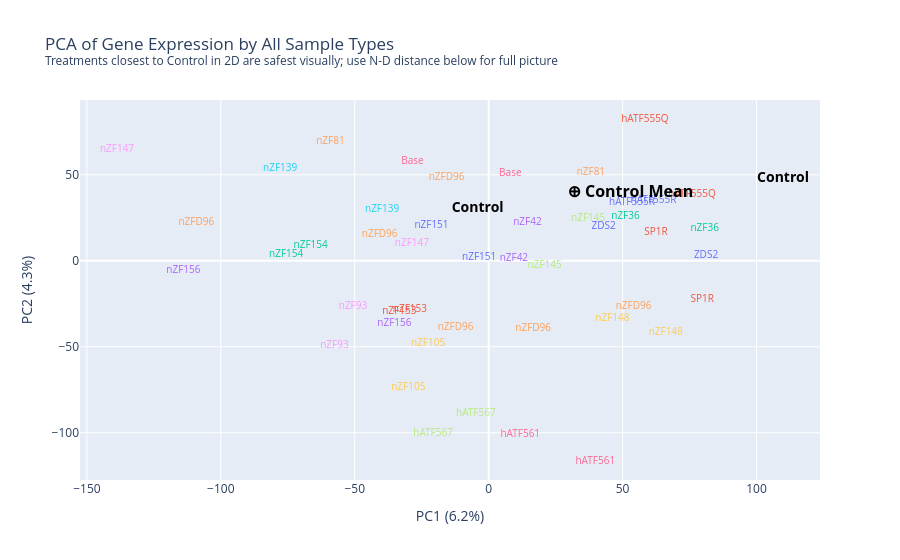

The cell this chart's notebook holds for it:
### Code cell
# 2D PCA scatter (PC1 vs PC2) — all treatments, text labels
control_centroid_2d = pca_df[pca_df['sample_type'] == 'Control'][['PC1', 'PC2']].mean()

fig1 = px.scatter(
    pca_df,
    x='PC1', y='PC2',
    color='sample_type',
    text='sample_type',
    hover_name=pca_df.index,
    labels={
        'PC1': f'PC1 ({pca.explained_variance_ratio_[0]:.1%})',
        'PC2': f'PC2 ({pca.explained_variance_ratio_[1]:.1%})',
    },
    title='PCA of Gene Expression by All Sample Types'
          '<br><sup>Treatments closest to Control in 2D are safest visually; use N-D distance below for full picture</sup>',
)
fig1.update_traces(mode='text')
fig1.update_layout(showlegend=False)

for trace in fig1.data:
    if trace.name == 'Control':
        trace.textfont.color = 'black'
        trace.textfont.size = 14
        trace.textfont.weight = 'bold'
    else:
        trace.textfont.color = trace.marker.color
        trace.textfont.size = 10

fig1.add_trace(go.Scatter(
    x=[control_centroid_2d['PC1']],
    y=[control_centroid_2d['PC2']],
    mode='text',
    text=['⊕ Control Mean'],
    textfont=dict(color='black', size=16, weight='bold'),
    hoverinfo='skip',
    showlegend=False,
))
fig1.show()

### Figure 1 — Plotly figure (JSON) as saved in the notebook; plotly's stock layout.template omitted (floating-point values rounded to 4 significant figures)
{"data": [{"hovertemplate": "<b>%{hovertext}</b><br><br>sample_type=%{text}<br>PC1 (6.2%)=%{x}<br>PC2 (4.3%)=%{y}<extra></extra>", "hovertext": ["ZDS2_1_2_cpm", "ZDS2_1_2_cpm.1"], "legendgroup": "ZDS2", "marker": {"color": "#636efa", "symbol": "circle"}, "mode": "text", "name": "ZDS2", "orientation": "v", "showlegend": true, "text": ["ZDS2", "ZDS2"], "textfont": {"color": "#636efa", "size": 10}, "type": "scatter", "x": [81.14, 42.92], "xaxis": "x", "y": [2.805, 20.1], "yaxis": "y"}, {"hovertemplate": "<b>%{hovertext}</b><br><br>sample_type=%{text}<br>PC1 (6.2%)=%{x}<br>PC2 (4.3%)=%{y}<extra></extra>", "hovertext": ["SP1R_1_cpm", "SP1R_2_cpm"], "legendgroup": "SP1R", "marker": {"color": "#EF553B", "symbol": "circle"}, "mode": "text", "name": "SP1R", "orientation": "v", "showlegend": true, "text": ["SP1R", "SP1R"], "textfont": {"color": "#EF553B", "size": 10}, "type": "scatter", "x": [62.45, 79.74], "xaxis": "x", "y": [16.35, -22.7], "yaxis": "y"}, {"hovertemplate": "<b>%{hovertext}</b><br><br>sample_type=%{text}<br>PC1 (6.2%)=%{x}<br>PC2 (4.3%)=%{y}<extra></extra>", "hovertext": ["nZF36_1_cpm", "nZF36_2_cpm"], "legendgroup": "nZF36", "marker": {"color": "#00cc96", "symbol": "circle"}, "mode": "text", "name": "nZF36", "orientation": "v", "showlegend": true, "text": ["nZF36", "nZF36"], "textfont": {"color": "#00cc96", "size": 10}, "type": "scatter", "x": [51.07, 80.65], "xaxis": "x", "y": [25.66, 18.84], "yaxis": "y"}, {"hovertemplate": "<b>%{hovertext}</b><br><br>sample_type=%{text}<br>PC1 (6.2%)=%{x}<br>PC2 (4.3%)=%{y}<extra></extra>", "hovertext": ["nZF42_1_cpm", "nZF42_2_cpm"], "legendgroup": "nZF42", "marker": {"color": "#ab63fa", "symbol": "circle"}, "mode": "text", "name": "nZF42", "orientation": "v", "showlegend": true, "text": ["nZF42", "nZF42"], "textfont": {"color": "#ab63fa", "size": 10}, "type": "scatter", "x": [14.47, 9.411], "xaxis": "x", "y": [22.09, 1.601], "yaxis": "y"}, {"hovertemplate": "<b>%{hovertext}</b><br><br>sample_type=%{text}<br>PC1 (6.2%)=%{x}<br>PC2 (4.3%)=%{y}<extra></extra>", "hovertext": ["nZF81_1_cpm", "nZF81_2_cpm"], "legendgroup": "nZF81", "marker": {"color": "#FFA15A", "symbol": "circle"}, "mode": "text", "name": "nZF81", "orientation": "v", "showlegend": true, "text": ["nZF81", "nZF81"], "textfont": {"color": "#FFA15A", "size": 10}, "type": "scatter", "x": [-59.08, 38.15], "xaxis": "x", "y": [69.22, 51.36], "yaxis": "y"}, {"hovertemplate": "<b>%{hovertext}</b><br><br>sample_type=%{text}<br>PC1 (6.2%)=%{x}<br>PC2 (4.3%)=%{y}<extra></extra>", "hovertext": ["nZF139_1_cpm", "nZF139_2_cpm"], "legendgroup": "nZF139", "marker": {"color": "#19d3f3", "symbol": "circle"}, "mode": "text", "name": "nZF139", "orientation": "v", "showlegend": true, "text": ["nZF139", "nZF139"], "textfont": {"color": "#19d3f3", "size": 10}, "type": "scatter", "x": [-39.79, -77.83], "xaxis": "x", "y": [29.7, 53.75], "yaxis": "y"}, {"hovertemplate": "<b>%{hovertext}</b><br><br>sample_type=%{text}<br>PC1 (6.2%)=%{x}<br>PC2 (4.3%)=%{y}<extra></extra>", "hovertext": ["Base_1_cpm", "Base_2_cpm"], "legendgroup": "Base", "marker": {"color": "#FF6692", "symbol": "circle"}, "mode": "text", "name": "Base", "orientation": "v", "showlegend": true, "text": ["Base", "Base"], "textfont": {"color": "#FF6692", "size": 10}, "type": "scatter", "x": [-28.47, 8.082], "xaxis": "x", "y": [57.91, 50.96], "yaxis": "y"}, {"hovertemplate": "<b>%{hovertext}</b><br><br>sample_type=%{text}<br>PC1 (6.2%)=%{x}<br>PC2 (4.3%)=%{y}<extra></extra>", "hovertext": ["nZF145_1_cpm", "nZF145_2_cpm"], "legendgroup": "nZF145", "marker": {"color": "#B6E880", "symbol": "circle"}, "mode": "text", "name": "nZF145", "orientation": "v", "showlegend": true, "text": ["nZF145", "nZF145"], "textfont": {"color": "#B6E880", "size": 10}, "type": "scatter", "x": [20.86, 37.15], "xaxis": "x", "y": [-2.485, 24.48], "yaxis": "y"}, {"hovertemplate": "<b>%{hovertext}</b><br><br>sample_type=%{text}<br>PC1 (6.2%)=%{x}<br>PC2 (4.3%)=%{y}<extra></extra>", "hovertext": ["nZF147_1_cpm", "nZF147_2_cpm"], "legendgroup": "nZF147", "marker": {"color": "#FF97FF", "symbol": "circle"}, "mode": "text", "name": "nZF147", "orientation": "v", "showlegend": true, "text": ["nZF147", "nZF147"], "textfont": {"color": "#FF97FF", "size": 10}, "type": "scatter", "x": [-28.64, -138.8], "xaxis": "x", "y": [9.965, 64.8], "yaxis": "y"}, {"hovertemplate": "<b>%{hovertext}</b><br><br>sample_type=%{text}<br>PC1 (6.2%)=%{x}<br>PC2 (4.3%)=%{y}<extra></extra>", "hovertext": ["nZF148_1_cpm", "nZF148_2_cpm"], "legendgroup": "nZF148", "marker": {"color": "#FECB52", "symbol": "circle"}, "mode": "text", "name": "nZF148", "orientation": "v", "showlegend": true, "text": ["nZF148", "nZF148"], "textfont": {"color": "#FECB52", "size": 10}, "type": "scatter", "x": [66.1, 46.19], "xaxis": "x", "y": [-41.46, -33.79], "yaxis": "y"}, {"hovertemplate": "<b>%{hovertext}</b><br><br>sample_type=%{text}<br>PC1 (6.2%)=%{x}<br>PC2 (4.3%)=%{y}<extra></extra>", "hovertext": ["nZF151_1_cpm", "nZF151_2_cpm"], "legendgroup": "nZF151", "marker": {"color": "#636efa", "symbol": "circle"}, "mode": "text", "name": "nZF151", "orientation": "v", "showlegend": true, "text": ["nZF151", "nZF151"], "textfont": {"color": "#636efa", "size": 10}, "type": "scatter", "x": [-21.35, -3.532], "xaxis": "x", "y": [20.35, 1.648], "yaxis": "y"}, {"hovertemplate": "<b>%{hovertext}</b><br><br>sample_type=%{text}<br>PC1 (6.2%)=%{x}<br>PC2 (4.3%)=%{y}<extra></extra>", "hovertext": ["nZF153_1_cpm", "nZF153_2_cpm"], "legendgroup": "nZF153", "marker": {"color": "#EF553B", "symbol": "circle"}, "mode": "text", "name": "nZF153", "orientation": "v", "showlegend": true, "text": ["nZF153", "nZF153"], "textfont": {"color": "#EF553B", "size": 10}, "type": "scatter", "x": [-29.39, -33.36], "xaxis": "x", "y": [-28.29, -29.59], "yaxis": "y"}, {"hovertemplate": "<b>%{hovertext}</b><br><br>sample_type=%{text}<br>PC1 (6.2%)=%{x}<br>PC2 (4.3%)=%{y}<extra></extra>", "hovertext": ["nZF154_1_cpm", "nZF154_2_cpm"], "legendgroup": "nZF154", "marker": {"color": "#00cc96", "symbol": "circle"}, "mode": "text", "name": "nZF154", "orientation": "v", "showlegend": true, "text": ["nZF154", "nZF154"], "textfont": {"color": "#00cc96", "size": 10}, "type": "scatter", "x": [-75.6, -66.46], "xaxis": "x", "y": [3.665, 9.112], "yaxis": "y"}, {"hovertemplate": "<b>%{hovertext}</b><br><br>sample_type=%{text}<br>PC1 (6.2%)=%{x}<br>PC2 (4.3%)=%{y}<extra></extra>", "hovertext": ["nZF156_1_cpm", "nZF156_2_cpm"], "legendgroup": "nZF156", "marker": {"color": "#ab63fa", "symbol": "circle"}, "mode": "text", "name": "nZF156", "orientation": "v", "showlegend": true, "text": ["nZF156", "nZF156"], "textfont": {"color": "#ab63fa", "size": 10}, "type": "scatter", "x": [-114.0, -35.2], "xaxis": "x", "y": [-5.499, -36.26], "yaxis": "y"}, {"hovertemplate": "<b>%{hovertext}</b><br><br>sample_type=%{text}<br>PC1 (6.2%)=%{x}<br>PC2 (4.3%)=%{y}<extra></extra>", "hovertext": ["nZFD96_1_1_cpm", "nZFD96_1_2_cpm", "nZFD96_2_1_cpm", "nZFD96_2_2_cpm", "nZFD96_3_1_cpm", "nZFD96_3_2_cpm"], "legendgroup": "nZFD96", "marker": {"color": "#FFA15A", "symbol": "circle"}, "mode": "text", "name": "nZFD96", "orientation": "v", "showlegend": true, "text": ["nZFD96", "nZFD96", "nZFD96", "nZFD96", "nZFD96", "nZFD96"], "textfont": {"color": "#FFA15A", "size": 10}, "type": "scatter", "x": [-12.35, 16.61, 54.09, -40.7, -15.72, -109.2], "xaxis": "x", "y": [-38.7, -39.5, -26.63, 15.02, 48.65, 22.22], "yaxis": "y"}, {"hovertemplate": "<b>%{hovertext}</b><br><br>sample_type=%{text}<br>PC1 (6.2%)=%{x}<br>PC2 (4.3%)=%{y}<extra></extra>", "hovertext": ["Control_1(HSR6)", "Control_2(HSR6)"], "legendgroup": "Control", "marker": {"color": "#19d3f3", "symbol": "circle"}, "mode": "text", "name": "Control", "orientation": "v", "showlegend": true, "text": ["Control", "Control"], "textfont": {"color": "black", "size": 14, "weight": "bold"}, "type": "scatter", "x": [-4.116, 109.9], "xaxis": "x", "y": [30.62, 47.93], "yaxis": "y"}, {"hovertemplate": "<b>%{hovertext}</b><br><br>sample_type=%{text}<br>PC1 (6.2%)=%{x}<br>PC2 (4.3%)=%{y}<extra></extra>", "hovertext": ["hATF561_1_cpm", "hATF561_2_cpm"], "legendgroup": "hATF561", "marker": {"color": "#FF6692", "symbol": "circle"}, "mode": "text", "name": "hATF561", "orientation": "v", "showlegend": true, "text": ["hATF561", "hATF561"], "textfont": {"color": "#FF6692", "size": 10}, "type": "scatter", "x": [11.8, 39.81], "xaxis": "x", "y": [-101.0, -116.4], "yaxis": "y"}, {"hovertemplate": "<b>%{hovertext}</b><br><br>sample_type=%{text}<br>PC1 (6.2%)=%{x}<br>PC2 (4.3%)=%{y}<extra></extra>", "hovertext": ["hATF567_1_cpm", "hATF567_2_cpm"], "legendgroup": "hATF567", "marker": {"color": "#B6E880", "symbol": "circle"}, "mode": "text", "name": "hATF567", "orientation": "v", "showlegend": true, "text": ["hATF567", "hATF567"], "textfont": {"color": "#B6E880", "size": 10}, "type": "scatter", "x": [-20.75, -4.795], "xaxis": "x", "y": [-100.4, -88.75], "yaxis": "y"}, {"hovertemplate": "<b>%{hovertext}</b><br><br>sample_type=%{text}<br>PC1 (6.2%)=%{x}<br>PC2 (4.3%)=%{y}<extra></extra>", "hovertext": ["nZF93_1_cpm", "nZF93_2_cpm"], "legendgroup": "nZF93", "marker": {"color": "#FF97FF", "symbol": "circle"}, "mode": "text", "name": "nZF93", "orientation": "v", "showlegend": true, "text": ["nZF93", "nZF93"], "textfont": {"color": "#FF97FF", "size": 10}, "type": "scatter", "x": [-57.6, -50.65], "xaxis": "x", "y": [-49.03, -26.41], "yaxis": "y"}, {"hovertemplate": "<b>%{hovertext}</b><br><br>sample_type=%{text}<br>PC1 (6.2%)=%{x}<br>PC2 (4.3%)=%{y}<extra></extra>", "hovertext": ["nZF105_1_cpm", "nZF105_2_cpm"], "legendgroup": "nZF105", "marker": {"color": "#FECB52", "symbol": "circle"}, "mode": "text", "name": "nZF105", "orientation": "v", "showlegend": true, "text": ["nZF105", "nZF105"], "textfont": {"color": "#FECB52", "size": 10}, "type": "scatter", "x": [-30.01, -22.61], "xaxis": "x", "y": [-73.67, -48.35], "yaxis": "y"}, {"hovertemplate": "<b>%{hovertext}</b><br><br>sample_type=%{text}<br>PC1 (6.2%)=%{x}<br>PC2 (4.3%)=%{y}<extra></extra>", "hovertext": ["hATF555R_1_cpm", "hATF555R_2_cpm"], "legendgroup": "hATF555R", "marker": {"color": "#636efa", "symbol": "circle"}, "mode": "text", "name": "hATF555R", "orientation": "v", "showlegend": true, "text": ["hATF555R", "hATF555R"], "textfont": {"color": "#636efa", "size": 10}, "type": "scatter", "x": [53.48, 61.53], "xaxis": "x", "y": [34.05, 34.79], "yaxis": "y"}, {"hovertemplate": "<b>%{hovertext}</b><br><br>sample_type=%{text}<br>PC1 (6.2%)=%{x}<br>PC2 (4.3%)=%{y}<extra></extra>", "hovertext": ["hATF555Q_1_cpm", "hATF555Q_2_cpm"], "legendgroup": "hATF555Q", "marker": {"color": "#EF553B", "symbol": "circle"}, "mode": "text", "name": "hATF555Q", "orientation": "v", "showlegend": true, "text": ["hATF555Q", "hATF555Q"], "textfont": {"color": "#EF553B", "size": 10}, "type": "scatter", "x": [75.93, 58.34], "xaxis": "x", "y": [38.8, 82.47], "yaxis": "y"}, {"hoverinfo": "skip", "mode": "text", "showlegend": false, "text": ["⊕ Control Mean"], "textfont": {"color": "black", "size": 16, "weight": "bold"}, "type": "scatter", "x": [52.88], "y": [39.28]}], "layout": {"legend": {"title": {"text": "sample_type"}, "tracegroupgap": 0}, "showlegend": false, "title": {"text": "PCA of Gene Expression by All Sample Types<br><sup>Treatments closest to Control in 2D are safest visually; use N-D distance below for full picture</sup>"}, "xaxis": {"anchor": "y", "domain": [0, 1], "title": {"text": "PC1 (6.2%)"}}, "yaxis": {"anchor": "x", "domain": [0, 1], "title": {"text": "PC2 (4.3%)"}}}}
